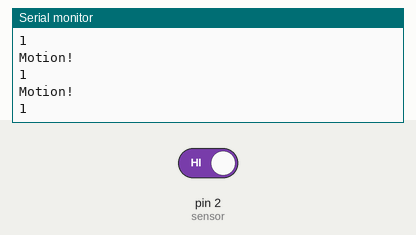
The sketch below on a simulated Arduino Uno, built with avr-gcc and run on an emulated ATmega328P. On the bench: the last lines printed to the serial monitor. The inputs (shaded band) are chosen by the test bench; at power-on: pin 2 (sensor) HIGH.

Above: at 1.2 s.
1.3 s: pin 2 (sensor) driven LOW
At 1.8 s:
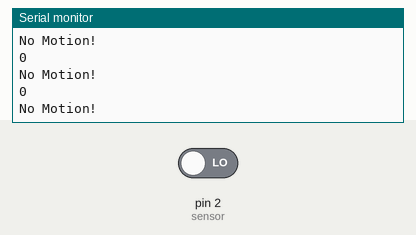
2.8 s: pin 2 (sensor) driven HIGH
At 3.8 s:
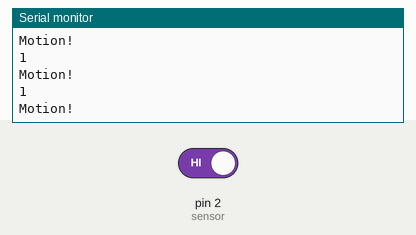
5.8 s: pin 2 (sensor) driven LOW
At 6.7 s:
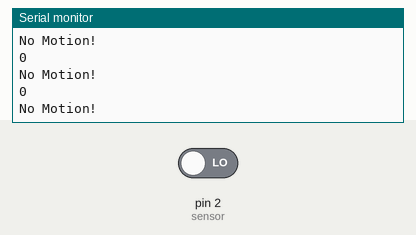

Measured:
- after the input at 1.3 s, the serial monitor: prints a new line after 0.07 s (image 1)

The sketch:

Motion.ino
```cpp
int val = 0;                 // variable to store the sensor status (value)
int sensor = 2;

//Set low time delay (Left )
//set high distance sensitivity / high IR sensitivity

void setup() {
  Serial.begin(9600);        // initialize serial
}

void loop(){
  val = digitalRead(sensor);   // read sensor value
  Serial.println(val);

  if (val == LOW){
    //LOW means there is no change in IR level
    Serial.println("No Motion!");
  }else{
    //HIGH means a change is detected in IR level
    Serial.println("Motion!");
  }

}
```
